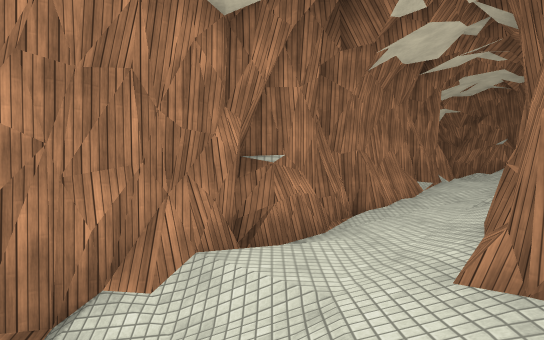
view 1 (above)

15 first-person views from a walk through a scene from a Unity 3-D project. The camera is 1.5 m above the floor, looks level and sees 70° across. The floor is counted in squares, 2 m on a side. Each view is taken from the middle of a square. On the plan, view 1 faces up. The plan holds only what a view shows up to about 12 squares ahead; the rest is blank. The place goes on beyond the plan. Surface patterns are stand-ins for the level's own textures.

view 2
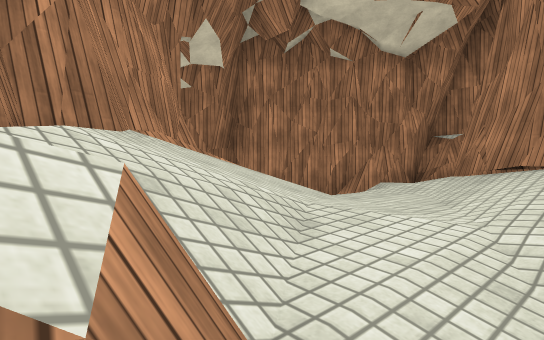

view 3
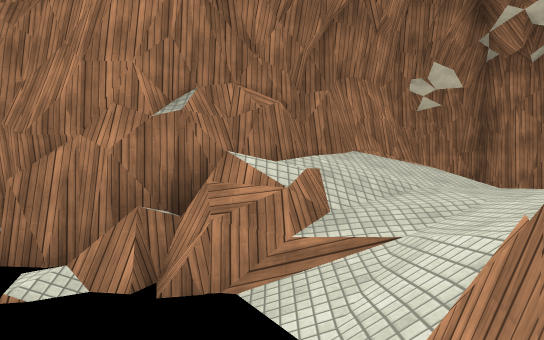

view 4
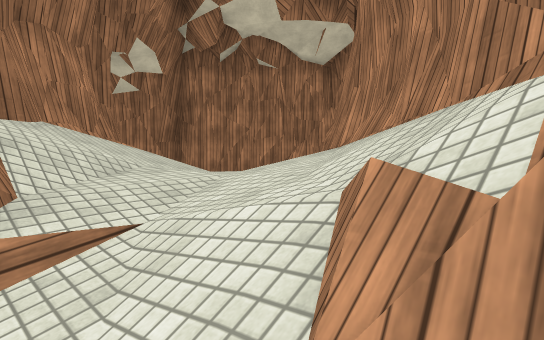

view 5
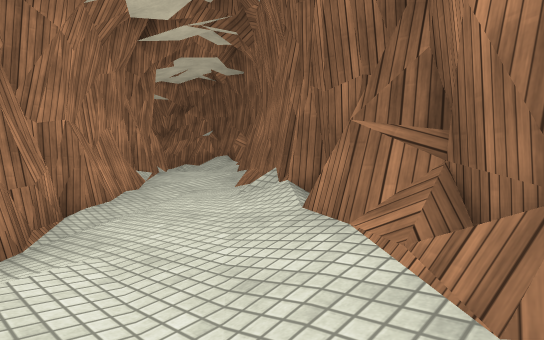

view 6
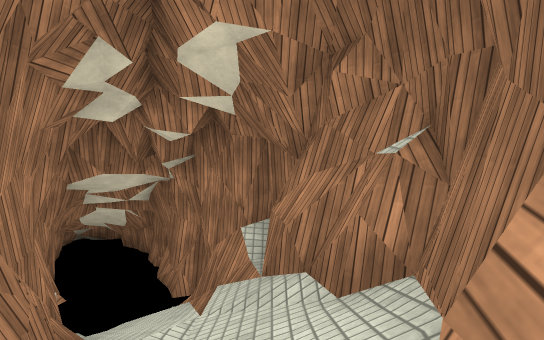

view 7
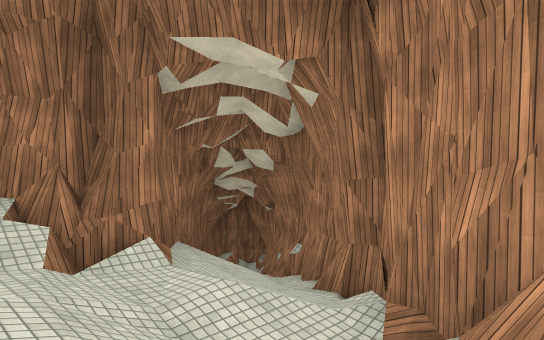

view 8
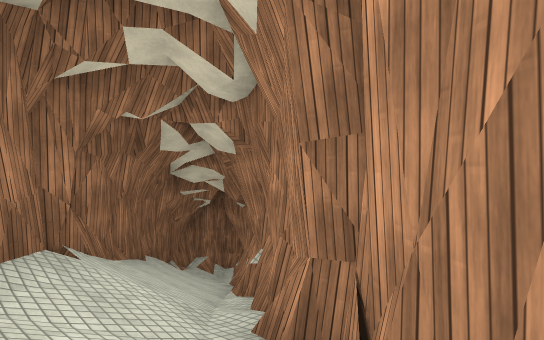

view 9
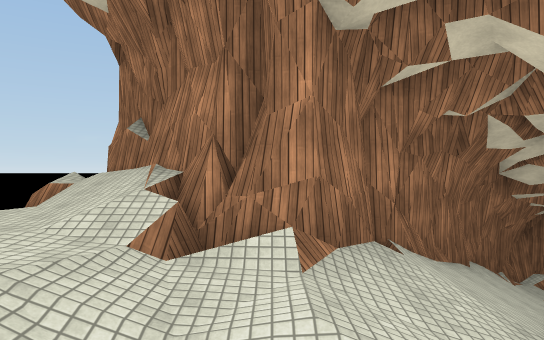

view 10
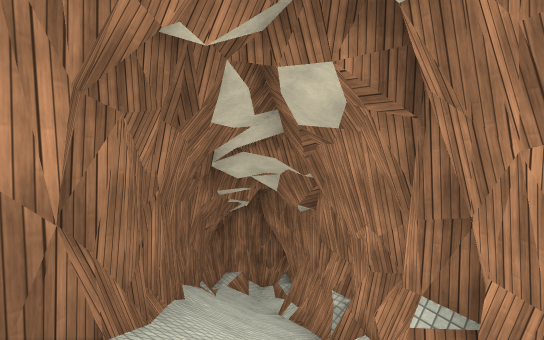

view 11
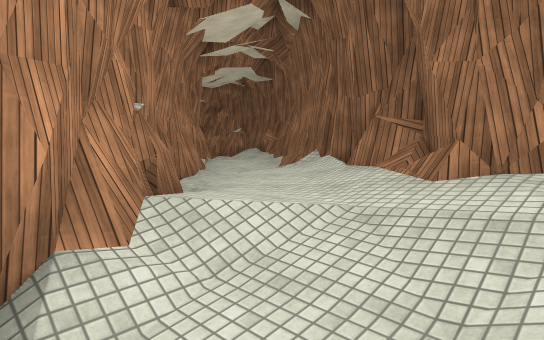

view 12
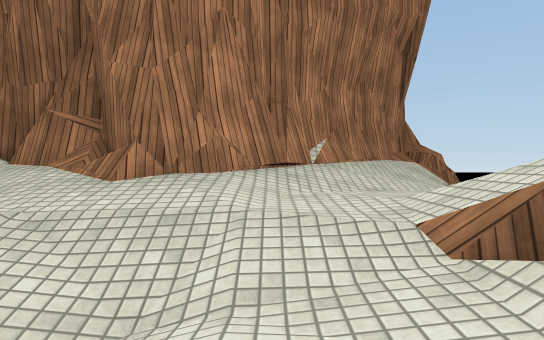

view 13
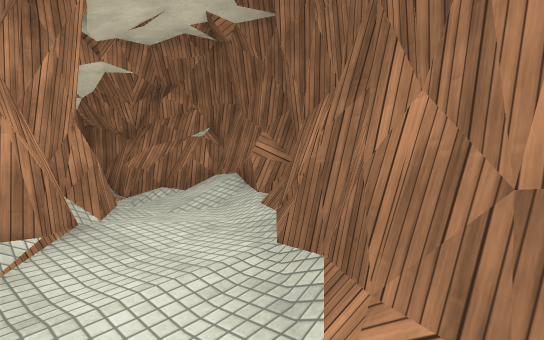

view 14
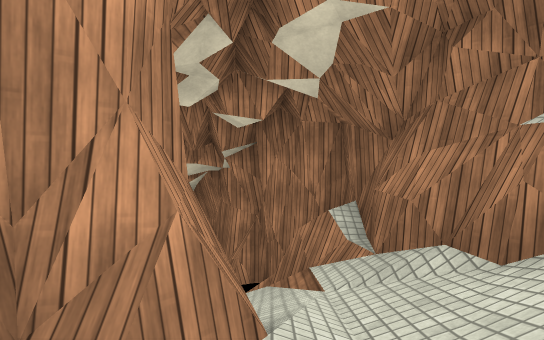

view 15
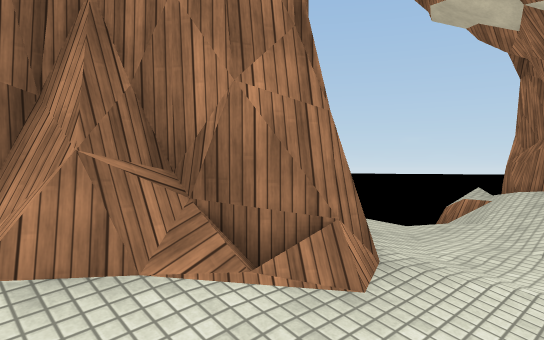

### Floor plan
Key: @ floor where view 1 was taken; # wall or solid block; x gap in a wall; . main floor; : floor 0.25 m higher than the main floor; + floor 0.5 m higher than the main floor; - floor 0.5 m lower than the main floor; * floor 0.75 m higher than the main floor; % floor 1 m higher than the main floor; _ floor 1 m lower than the main floor; / step, stairs or slope; = window, fence, low wall or low ledge; ~ water the walk can cross; ≈ water the walk keeps out of; ^ raised ledge.
Columns run from 8 left of view 1 to 7 right of it. Each row starts with its distance up from view 1.
 16           ≈ x≈
 15           #≈~#≈
 14            #/##
 13            #//#
 12             #/#≈
 11             #//#
 10            ≈#*/#
  9            #*%/#
  8           #/*/#
  7          ##:/#
  6         ≈#/+#
  5         #.:#≈
  4        #../#
  3       #//.#≈
  2      #__//#
  1     ^#/-/.##
  0    ##///@.//#
 -1   ##//###/../#≈
 -2  ##///###////##
 -3  #///## ###/~~_
 -4 ##//##   ##x
 -5 #=/##     #≈
 -6 ####     ##

Where each view was taken, in squares from view 1:
view 1: 0 up, 0 right, facing up
view 2: 3 down, 3 right, facing up-left
view 3: 3 down, 6 right, facing left
view 4: 3 down, 5 right, facing up-left
view 5: 2 up, 0 right, facing up-right
view 6: 9 up, 6 right, facing up
view 7: 4 up, 1 right, facing down-left
view 8: 3 up, 1 left, facing down-left
view 9: 3 up, 1 left, facing down
view 10: 0 up, 2 left, facing down-left
view 11: 1 up, 2 left, facing up-right
view 12: 1 up, 2 left, facing right
view 13: 6 up, 3 right, facing up-right
view 14: 9 up, 5 right, facing up
view 15: 4 up, 0 right, facing down-right
